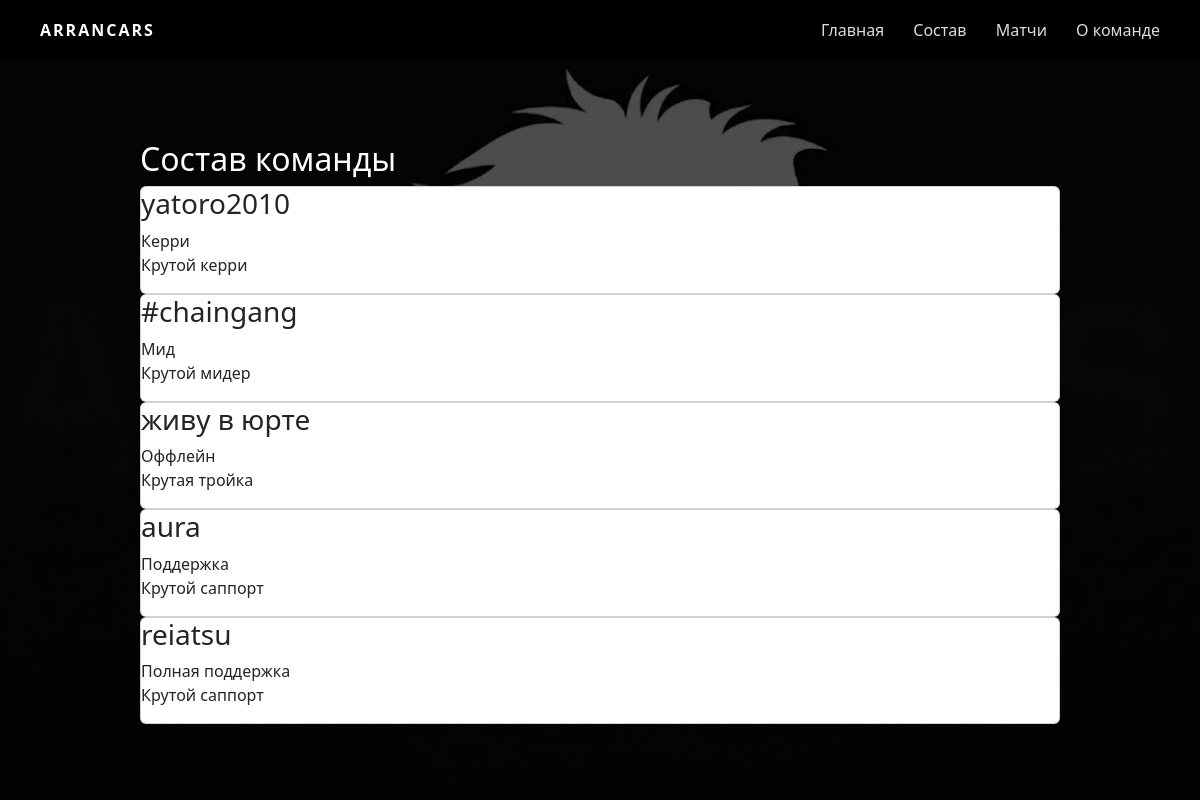
Page /team/ on the committed database.
### main/models.py (models this page shows, shortened)
class TeamMember(models.Model):
    nickname = models.CharField("Никнейм", max_length=50)
    role = models.CharField("Роль", max_length=50)
    description = models.TextField("Описание", blank=True)
    photo = models.ImageField(
        "Фото игрока",
        upload_to="players/",
        blank=True
    )

### main/views.py (the view)
# urls.py: path('team/', views.team, name='team'),
def team(request):
    return render(request, 'team.html', {
        'players': TeamMember.objects.all()
    })

### templates/team.html
{% extends 'base.html' %}
{% block content %}
<h2>Состав команды</h2>
<div class="grid">
{% for p in players %}
    <div class="card">
        <h3>{{ p.nickname }}</h3>
        <span>{{ p.role }}</span>
        <p>{{ p.description }}</p>
    </div>
{% endfor %}
</div>
{% endblock %}

### templates/base.html (shortened to what this page needs)
<!DOCTYPE html>
<html lang="ru">
<head>
    {% load static %}
    <link href="https://cdn.jsdelivr.net/npm/bootstrap@5.3.0/dist/css/bootstrap.min.css" rel="stylesheet">
    <link rel="stylesheet" href="{% static 'css/style.css' %}">
</head>
<body>
<header class="navbar">
    <div class="logo">ARRANCARS</div>
    <nav>
        <a href="/">Главная</a>
        <a href="/team/">Состав</a>
        <a href="/matches/">Матчи</a>
        <a href="/about/">О команде</a>
    </nav>
</header>
<div class="background">
    <div class="content-wrapper">
        {% block content %}{% endblock %}
    </div>
</div>
</body>
</html>

### static/css/style.css (style rules this page uses)
* { margin: 0; padding: 0; box-sizing: border-box; }
body { font-family: 'Segoe UI', sans-serif; color: #fff; }
.navbar { height: 60px; background: rgba(0, 0, 0, 0.8); display: flex; justify-content: space-between; align-items: center; padding: 0 40px; position: fixed; width: 100%; z-index: 10; }
.navbar a { color: #ddd; margin-left: 25px; text-decoration: none; font-weight: 500; }
.logo { font-weight: 800; letter-spacing: 2px; }
.background { min-height: 100vh; padding-top: 100px; background: linear-gradient(rgba(0,0,0,0.7), rgba(0,0,0,0.7)), url("../img/arrancars-bg.png") center / cover no-repeat; display: flex; justify-content: center; }
.content-wrapper { width: 100%; max-width: 1000px; padding: 40px; }

### rows in the picture
TeamMember: nickname "yatoro2010", role "Керри", description "Крутой керри"
TeamMember: nickname "#chaingang", role "Мид", description "Крутой мидер"
TeamMember: nickname "живу в юрте", role "Оффлейн", description "Крутая тройка"
TeamMember: nickname "aura", role "Поддержка", description "Крутой саппорт"
TeamMember: nickname "reiatsu", role "Полная поддержка", description "Крутой саппорт"
